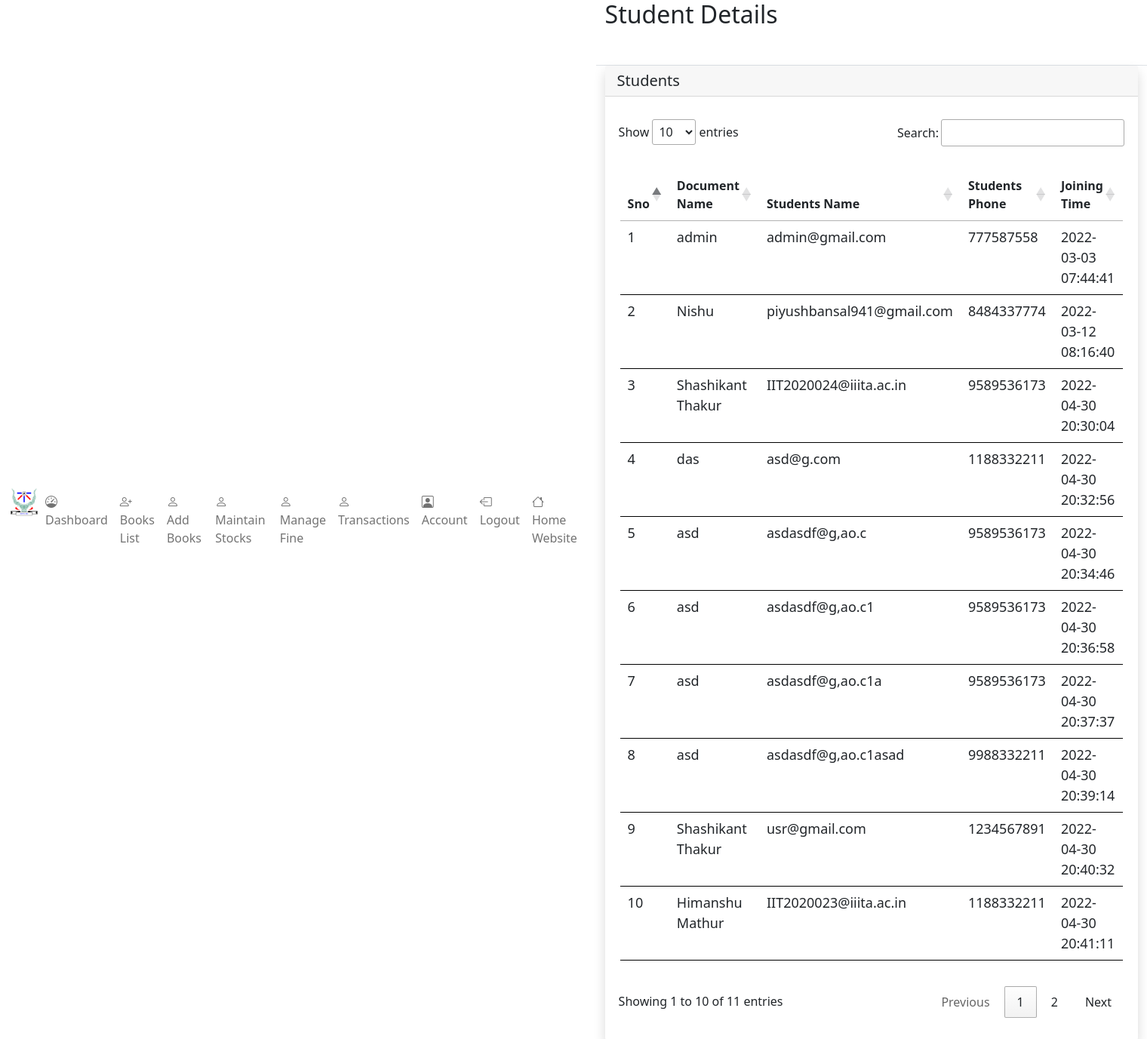
The app's page /frontend/admin/all_students.php (signed in) with its own data.
### tables this page shows
CREATE TABLE `users` (
  `id` int(11) NOT NULL,
  `name` text DEFAULT NULL,
  `email` varchar(50) NOT NULL,
  `phone` bigint(15) NOT NULL,
  `password` varchar(100) NOT NULL,
  `is_admin` int(11) NOT NULL DEFAULT 0 COMMENT '0-student, 1-admin,2-agent, 3-gleam admin',
  `verification_code` text DEFAULT NULL,
  `forgot_token` text DEFAULT NULL,
  `verified` int(10) NOT NULL DEFAULT 0 COMMENT '0-No, 1-Yes',
  `created_at` timestamp NOT NULL DEFAULT current_timestamp(),
  `updated_at` timestamp NULL DEFAULT NULL ON UPDATE current_timestamp(),
  `deleted_at` timestamp NULL DEFAULT NULL
);

### frontend/admin/all_students.php (the view, shortened to what this page needs)
<?php
include("../../backend/config.php");
?>
<!DOCTYPE html>
<html lang="en">
<head>
<?php require('./admin_components/header_links.php'); ?>
</head>
<body>
    <div class="d-flex flex-column flex-lg-row h-lg-full bg-surface-secondary">
        <?php require('./admin_components/side_bar.php'); ?>
        <div class="h-screen flex-grow-1 overflow-y-lg-auto">
            <header class="bg-surface-primary border-bottom pt-6">
                <div class="container-fluid">
                    <div class="mb-npx">
                        <div class="row align-items-center">
                            <div class="col-sm-6 col-12 mb-4 mb-sm-0">
                                <h1 class="h2 mb-0 ls-tight mb-4">Student Details</h1>
                            </div>
                        </div>
                    </div>
                </div>
            </header>
            <main class="py-6 bg-surface-secondary">
                <div class="container-fluid">
                    <div class="card shadow border-0 mb-7">
                        <div class="card-header">
                            <h5 class="mb-0">Students</h5>
                        </div>
                        <div class="table-responsive" style="padding: 30px 18px;">
                            <table class="table table-hover table-nowrap" id="myTable" style="border: 0px solid black !important; padding: 30px 2px;">
                                <thead class="thead-light">
                                    <tr>
                                        <th style="font-size: 16px;">Sno</th>
                                        <th style="font-size: 16px;">Document Name</th>
                                        <th style="font-size: 16px;">Students Name</th>
                                        <th style="font-size: 16px;">Students Phone</th>
                                        <th style="font-size: 16px;">Joining Time</th>
                                    </tr>
                                </thead>
                                <tbody >
                                    <?php
                                        $stmt="SELECT * FROM `users` WHERE deleted_at IS NULL
                                       ";
                                        $sql=mysqli_prepare($conn, $stmt);
                                        $result=mysqli_stmt_execute($sql);
                                        if ($result){
                                                $data= mysqli_stmt_get_result($sql);
                                                $sno=1;
                                                while ($row = mysqli_fetch_array($data)){
                                    ?>
                                    <tr>
                                        <td style="font-size: 18px;">
                                            <?php echo $sno;?>
                                        </td>
                                        <td style="font-size: 18px;">
                                            <?php echo $row["name"];?>
                                        </td>
                                        <td style="font-size: 18px;">
                                            <?php echo $row["email"];?>
                                        </td>
                                        <td style="font-size: 18px;">
                                            <?php echo $row["phone"];?>
                                        </td>
                                        <td style="font-size: 18px;">
                                            <?php echo $row["created_at"];?>
                                        </td>
                                    </tr>
                                    <?php
                                    $sno++;
                                    }
                                }
                                ?>
                                </tbody>
                            </table>
                        </div>
                    </div>
                </div>
            </main>
        </div>
    </div>
</body>
</html>

### records on screen
users: name "admin", email "admin@gmail.com", phone "777587558", created_at "2022-03-03 07:44:41"
users: name "Nishu", email "piyushbansal941@gmail.com", phone "8484337774", created_at "2022-03-12 08:16:40"
users: name "Shashikant Thakur", email "IIT2020024@iiita.ac.in", phone "9589536173", created_at "2022-04-30 20:30:04"
users: name "das", email "asd@g.com", phone "1188332211", created_at "2022-04-30 20:32:56"
users: name "asd", email "asdasdf@g,ao.c", phone "9589536173", created_at "2022-04-30 20:34:46"
users: name "asd", email "asdasdf@g,ao.c1", phone "9589536173", created_at "2022-04-30 20:36:58"
users: name "asd", email "asdasdf@g,ao.c1a", phone "9589536173", created_at "2022-04-30 20:37:37"
users: name "asd", email "asdasdf@g,ao.c1asad", phone "9988332211", created_at "2022-04-30 20:39:14"
users: name "Shashikant Thakur", email "usr@gmail.com", phone "1234567891", created_at "2022-04-30 20:40:32"
users: name "Himanshu Mathur", email "IIT2020023@iiita.ac.in", phone "1188332211", created_at "2022-04-30 20:41:11"
